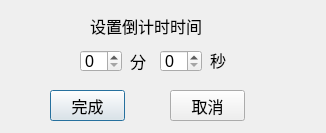
<?xml version="1.0" encoding="UTF-8"?>
<ui version="4.0">
 <class>Dialog</class>
 <widget class="QDialog" name="Dialog">
  <property name="geometry">
   <rect>
    <x>0</x>
    <y>0</y>
    <width>326</width>
    <height>133</height>
   </rect>
  </property>
  <property name="windowTitle">
   <string>Dialog</string>
  </property>
  <property name="styleSheet">
   <string notr="true">font-size: 16px;
</string>
  </property>
  <widget class="QLabel" name="label">
   <property name="geometry">
    <rect>
     <x>90</x>
     <y>10</y>
     <width>121</width>
     <height>31</height>
    </rect>
   </property>
   <property name="styleSheet">
    <string notr="true">width: 200px;
</string>
   </property>
   <property name="text">
    <string>设置倒计时时间</string>
   </property>
  </widget>
  <widget class="QSpinBox" name="set_min">
   <property name="geometry">
    <rect>
     <x>80</x>
     <y>50</y>
     <width>42</width>
     <height>22</height>
    </rect>
   </property>
  </widget>
  <widget class="QSpinBox" name="set_sec">
   <property name="geometry">
    <rect>
     <x>160</x>
     <y>50</y>
     <width>42</width>
     <height>22</height>
    </rect>
   </property>
  </widget>
  <widget class="QLabel" name="label_2">
   <property name="geometry">
    <rect>
     <x>130</x>
     <y>50</y>
     <width>21</width>
     <height>21</height>
    </rect>
   </property>
   <property name="text">
    <string>分</string>
   </property>
  </widget>
  <widget class="QLabel" name="label_3">
   <property name="geometry">
    <rect>
     <x>210</x>
     <y>50</y>
     <width>54</width>
     <height>20</height>
    </rect>
   </property>
   <property name="text">
    <string>秒</string>
   </property>
  </widget>
  <widget class="QPushButton" name="ok">
   <property name="geometry">
    <rect>
     <x>50</x>
     <y>90</y>
     <width>75</width>
     <height>31</height>
    </rect>
   </property>
   <property name="text">
    <string>完成</string>
   </property>
  </widget>
  <widget class="QPushButton" name="cancel">
   <property name="geometry">
    <rect>
     <x>170</x>
     <y>90</y>
     <width>75</width>
     <height>31</height>
    </rect>
   </property>
   <property name="text">
    <string>取消</string>
   </property>
  </widget>
 </widget>
 <resources/>
 <connections/>
</ui>
